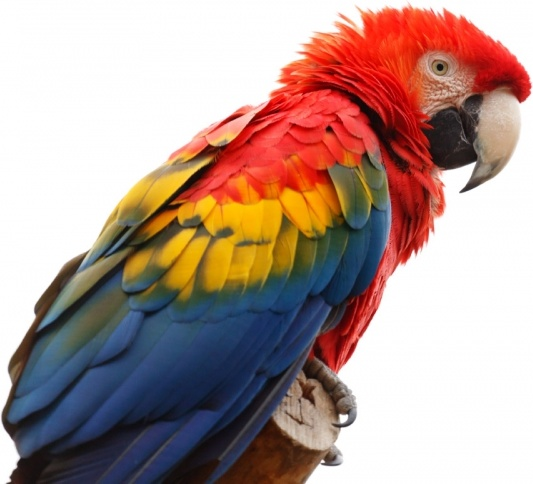
#> input picture images/parrot.jpg, 533 x 484 px
$ python main.py
#> lines starting #> are read from the running program, lines starting #| are printed output that depends on the picture
### median_cut_quantization.py
import numpy as np
from PIL import Image


class MedianCutQuantization:
    """

    """
    def __init__(self, n_colors):
        """
        Initialize MedianCutQuantization object

        :param n_colors: int
            Number of colors for an image to be quantized to
        """
        self.n_colors = n_colors
        self.colors_ = []

    def fit(self, img):
        """
        Quantize image to a given number of colors

        :param img: PIL Image object
            Image to be quantized

        :return:
        """
        merged = img.copy()
        # List of colors used in this image.
        # Obtain color for all pixels. getcolors returns number of pixels with determined RGB value
        for count, pixel in img.getcolors(img.width * img.height):
            self.colors_ += [pixel] * count

        # Create ColorSpace object
        color_subspaces = [ColorSpace(self.colors_)]

        while len(color_subspaces) < self.n_colors:
            # Sort color subspaces wrt to max_range
            color_subspaces.sort()
            color_subspaces += color_subspaces.pop().split()

        # Calculate average of RGB values of all subspaces
        median_cut_img = [subspace.avg() for subspace in color_subspaces]
        return self.merge_palette(merged, median_cut_img)

    def merge_palette(self, img, palette):
        """
        Create new image by merging original and new color palette

        :param img: PIL image
            Image to be quantized

        :param palette: List
            List with RGB values of all colors in img
        :return:
        """
        # Avoid extra columns of background color by calculating width for each color
        color_width = img.width / len(palette)
        color_height = int(max(100, color_width))
        color_size = (int(color_width), color_height)
        color_x = 0
        color_y = img.height

        # Create a new image to paste the original in and all the colors of the palette
        merged = Image.new('RGB', (img.width, img.height + color_height))
        # Add in the original image
        merged.paste(img)
        # Create a square of each color and insert each, side-by-side, into the palette
        for color in palette:
            color = Image.new('RGB', color_size, color)
            merged.paste(color, (int(color_x), color_y))
            color_x += color_width

        return merged


class ColorSpace(object):
    def __init__(self, colors):
        """
        Initialize ColorSpace object

        :param colors: list
            List of RGB values for all colors in image
        """
        self.colors_ = colors or []
        self.red_ = [r[0] for r in colors]
        self.green_ = [g[1] for g in colors]
        self.blue_ = [b[2] for b in colors]
        self.size = (max(self.red_) - min(self.red_),
                     max(self.green_) - min(self.green_),
                     max(self.blue_) - min(self.blue_))
        self.max_range = max(self.size)

        self.max_dim = self.size.index(self.max_range)

    def avg(self):
        """
        Take average of pixels in a color subspace

        :return: tuple of integers
            Average of pixel values in respective subspace for all dimensions
        """
        r = np.mean(self.red_).astype(np.int64)
        g = np.mean(self.green_).astype(np.int64)
        b = np.mean(self.blue_).astype(np.int64)

        return r, g, b

    def split(self):
        """
        Split color subspace

        :return: tuple of ColorSpace objects
            Color subspaces after splitting
        """
        median = np.median(self.colors_).astype(np.int64)
        # Sort the colors wrt. pixel values of dimension with max range
        colors = sorted(self.colors_, key=lambda c: c[self.max_dim])
        # Split colors
        return ColorSpace(colors[:median]), ColorSpace(colors[median:])

    def __lt__(self, other):
        """
        Comparison color spaces

        :param other:
        :return:
        """
        return self.max_range < other.max_range

### viz.py
import matplotlib.pyplot as plt


def viz_image(img, title, save=False, img_name=None):
    plt.clf()
    plt.axis('off')
    plt.title(title)
    if save is True:
        plt.imsave('images/quantized_images/' + img_name + '.jpg', img)
    plt.imshow(img)

### main.py
import numpy as np
import matplotlib.pyplot as plt

from PIL import Image

from median_cut_quantization import MedianCutQuantization
from viz import viz_image


def main():
    image_name = 'parrot'
    img = Image.open('images/' + image_name + '.jpg')
#> img is the input picture: PIL image 533x484 RGB; mean R, G, B 179.8, 153.3, 146.2

    n_colors = 16

    MCM = MedianCutQuantization(n_colors=n_colors)
    mcm_quantized_img = MCM.fit(img)
#> the loop in fit, `for count, pixel in img.getcolors(img.width * img.height):` made 84917 passes
#> (count, pixel) on passes 1 to 3: (61055, (255, 255, 255)), (873, (254, 255, 255)), (19, (252, 255, 251))
#> after the loop in fit, `for count, pixel in img.getcolors(img.width * img.height):`: self.colors_ = 257972 items
#> in __init__, `self.size = (max(self.red_) - min(self.red_), max(self.green_) - min(s..`: self.size = (250, 255, 255)
#> in __init__, `self.max_range = max(self.size)`: self.max_range = 255
#> in __init__, `self.max_dim = self.size.index(self.max_range)`: self.max_dim = 1
#> the loop in fit, `while len(color_subspaces) < self.n_colors:` made 15 passes
#> median in split on passes 1 to 12: 192, 192, 192, 193, 193, 193, 194, 194, 195, 195, 195, 196
#> in avg, `r = np.mean(self.red_).astype(np.int64)`: r = 158
#> in avg, `g = np.mean(self.green_).astype(np.int64)`: g = 0
#> in fit, `median_cut_img = [subspace.avg() for subspace in color_subspaces]`: median_cut_img = [(158, 0, 0), (132, 0, 0), (96, 0, 0), (185, 0, 0), (153, 61, 0), (135, 0, 2), (139, 2, 0), (155, 1, 0), (115, 0, 1), (150, 42, 0), (145, 5, 0), (157, 8, 0), (142, 15, 0), (131, 26, 0), (176, 82, 0), (180, 154, 147)]
#> in merge_palette, `color_width = img.width / len(palette)`: color_width = 33.31
#> in merge_palette, `color_height = int(max(100, color_width))`: color_height = 100
#> in merge_palette, `color_size = (int(color_width), color_height)`: color_size = (33, 100)
#> in merge_palette, `merged = Image.new('RGB', (img.width, img.height + color_height))`: merged: PIL image 533x584 RGB; every value is 0
#> in merge_palette, `merged.paste(img)`:
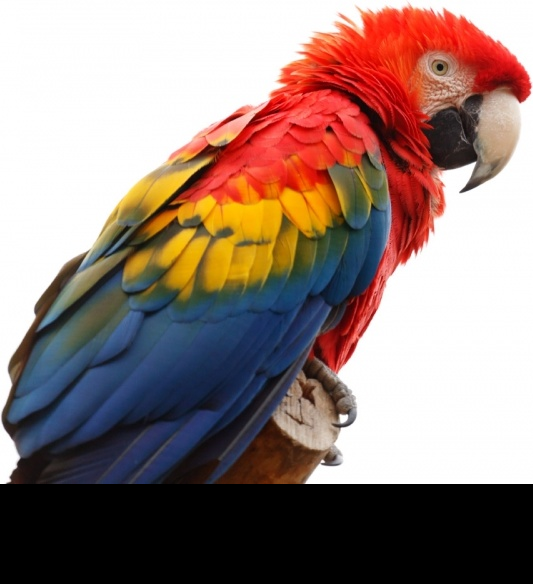
#> merged: PIL image 533x584 RGB; mean R, G, B 149, 127, 121.1
#> the loop in merge_palette, `for color in palette:` made 16 passes
#> (color, color_x) on passes 1 to 12: ((158, 0, 0), 33.31), ((132, 0, 0), 66.62), ((96, 0, 0), 99.94), ((185, 0, 0), 133.2), ((153, 61, 0), 166.6), ((135, 0, 2), 199.9), ((139, 2, 0), 233.2), ((155, 1, 0), 266.5), ((115, 0, 1), 299.8), ((150, 42, 0), 333.1), ((145, 5, 0), 366.4), ((157, 8, 0), 399.8)
#> pass 1, in merge_palette, `color = Image.new('RGB', color_size, color)`:
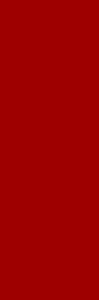
#> color: PIL image 33x100 RGB (shown 3 times larger); mean R, G, B 158, 0, 0
#> pass 2, in merge_palette, `color = Image.new('RGB', color_size, color)`:
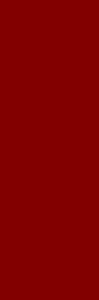
#> color: PIL image 33x100 RGB (shown 3 times larger); mean R, G, B 132, 0, 0
#> pass 3, in merge_palette, `color = Image.new('RGB', color_size, color)`:
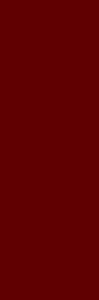
#> color: PIL image 33x100 RGB (shown 3 times larger); mean R, G, B 96, 0, 0
#> after the loop in merge_palette, `for color in palette:`:
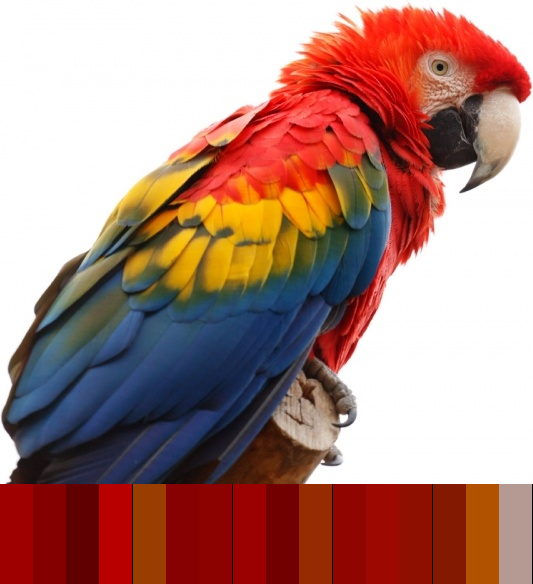
#> merged: PIL image 533x584 RGB; mean R, G, B 173.9, 131.2, 122.7
#> after the loop in merge_palette, `for color in palette:`: color_x = 533

    viz_image(mcm_quantized_img, 'Quantized image: median cut algorithm', save=True, img_name='mcm_quantized_' + image_name)
#> in viz_image, `plt.imsave('images/quantized_images/' + img_name + '.jpg', img)`:
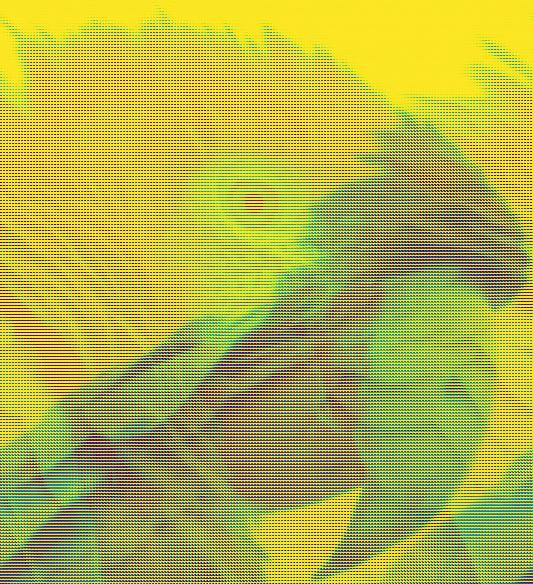
#> saved as mcm_quantized_parrot.jpg: shape (584, 533, 3); mean R, G, B 175.9, 175.9, 74.3


if __name__ == '__main__':
    main()
